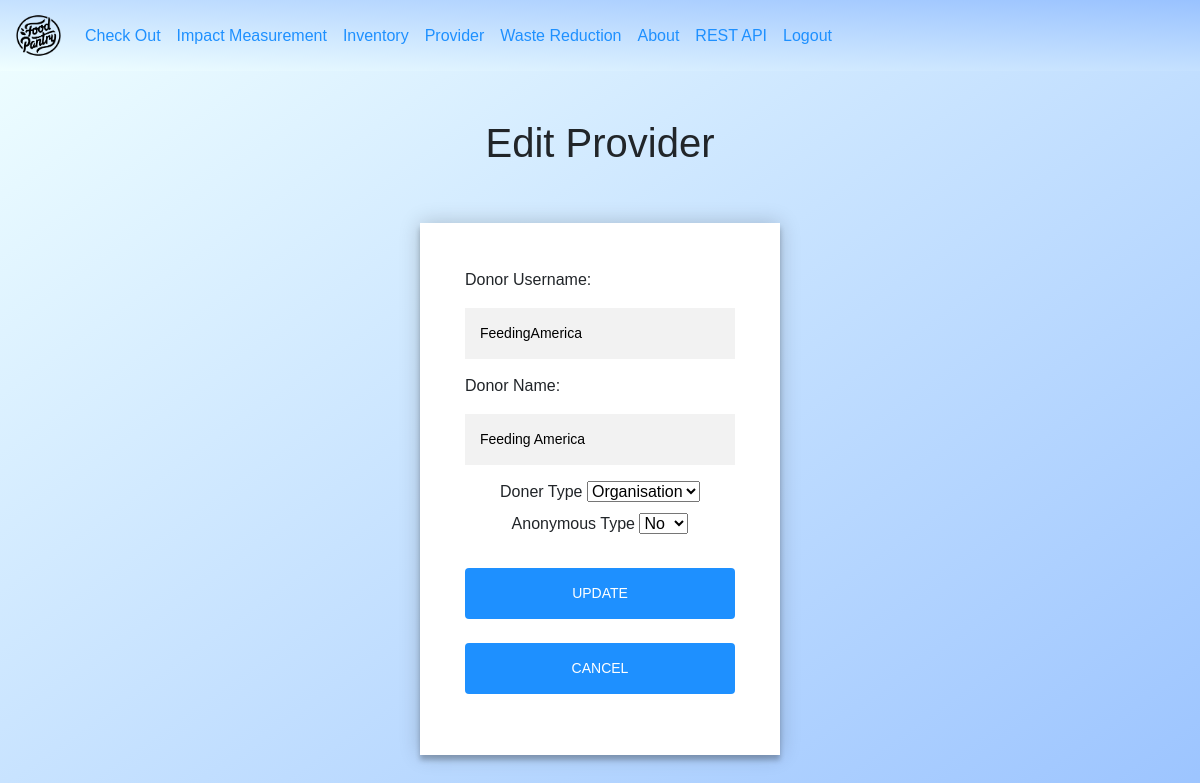
Page /update_pro/FeedingAmerica/ (signed in) on the committed database.
### provider/models.py (models this page shows, shortened)
class provider(models.Model):
    donor_name = models.CharField(max_length=50,primary_key=True )
    user_name = models.CharField(max_length=50, default="User")
    donor_status = models.CharField(max_length=50)
    anonymus_status = models.BooleanField(default=False)

### provider/views.py (the view, shortened to what this page needs)
# urls.py: path('update_pro/<str:pk>/', provider_views.update_pro, name='update_pro'),
@login_required(login_url='/login/')
def update_pro(request, pk):
    donor = provider.objects.get(donor_name=pk)
    initial_dict = {"donor_name":donor.donor_name,"donor_status":donor.donor_status, "user_name": donor.user_name, "anonymus_status" : donor.anonymus_status}
    form_edit = update_form(initial=initial_dict)
    context = {'form':form_edit}
    return render(request, 'provider/update_pro.html', context)

### provider/forms.py
class update_form(forms.Form):
    donor_name = forms.CharField(widget=forms.TextInput(attrs={'readonly': 'readonly'}))
    user_name = forms.CharField(widget=forms.TextInput(attrs={'placeholder': 'Provider Name'}))
    CHS = [('Individual', 'Individual'), ('Organisation', 'Organisation')]
    donor_status = forms.CharField(widget=forms.Select(attrs={'style':'display:inline;'},choices=CHS))
    CHS1 = [('True', 'Yes'), ('False', 'No')]
    anonymus_status = forms.CharField(widget=forms.Select(attrs={'style':'display:inline;'},choices=CHS1))

### templates/provider/update_pro.html (shortened to what this page needs)
<html>
<head>
  {% include "dashboard/shared_links.html" %}
</head>
<body>
  {% include "dashboard/navigation_bar.html" %}
<br><br>
<h1>Edit Provider</h1><br>
<br>
<div class="form">
    <div class = "login-form">
      <form method="POST" action="">
        <p style="text-align: left;">Donor Username:</p>
  {{form.donor_name}}
  <p style="text-align: left;">Donor Name:</p>
  {{form.user_name}}
  <label>Doner Type</label>
  {{form.donor_status}}
  <label>Anonymous Type</label>
  {{form.anonymus_status}}
        <br><br>
        <button type="submit" class="btn btn-primary" name = "Edit_Task">Update</button>
                <a href="/provider/">
                  <br><br>
          <button type="button" class="btn btn-primary" value="Cancel" name = "Cancel">Cancel</button>
      </form>
    </div>
  </div>
</body>
</html>

### static/CSS/common.css (style rules this page uses)
.form { position: relative; z-index: 1; background: #FFFFFF; max-width: 360px; margin: 0 auto 100px; padding: 45px; text-align: center; box-shadow: 0 0 20px 0 rgba(0, 0, 0, 0.2), 0 5px 5px 0 rgba(0, 0, 0, 0.24); }
.form input { font-family: 'Actor', sans-serif; outline: 0; background: #f2f2f2; width: 100%; border: 0; margin: 0 0 15px; padding: 15px; box-sizing: border-box; font-size: 14px; }
.form button { font-family: 'Actor', sans-serif; text-transform: uppercase; outline: 0; background: #1E90FF; width: 100%; border: 0; padding: 15px; color: #FFFFFF; font-size: 14px; -webkit-transition: all 0.3 ease; transition: all 0.3 ease; cursor: pointer; }
h1 { text-align: center; }
body { background: white; background: -webkit-linear-gradient(top, #F0FFFF, #99c2ff); background: -moz-linear-gradient(top, #F0FFFF, #99c2ff); background: -o-linear-gradient(top, #F0FFFF, #99c2ff); background: linear-gradient(to bottom right, #F0FFFF, #99c2ff); font-family: 'Actor', sans-serif; -webkit-font-smoothing: antialiased; -moz-osx-font-smoothing: grayscale; }

### rows in the picture
provider: donor_name "FeedingAmerica", user_name "Feeding America", donor_status "Organisation", anonymus_status "No"
